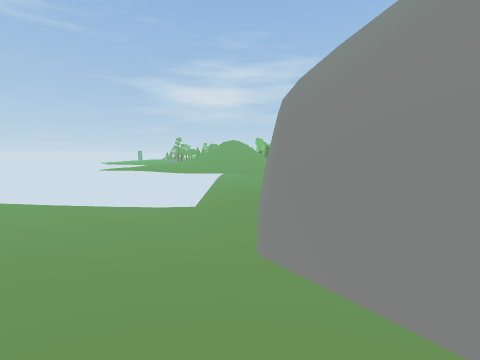
view 1 (above)

21 first-person views from a walk through a Unity game level. The camera is 1.2 m above the floor, tilts 6° down and sees 90° across. The floor is counted in squares, 1 m on a side. Each view is taken from the middle of a square. On the plan, view 1 faces up. The plan holds only what a view shows up to about 12 squares ahead; the rest is blank. The place goes on beyond the plan. Some animated figures are left out. Some surface patterns are stand-ins.

view 2
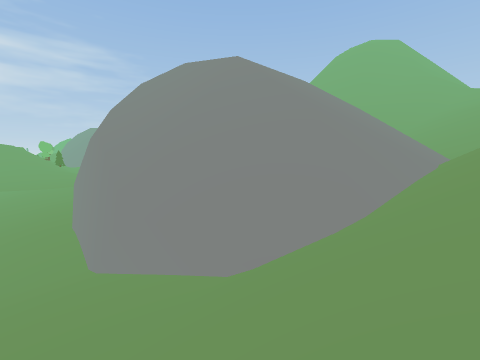

view 3
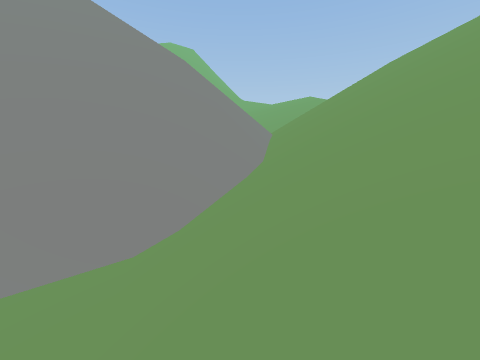

view 4
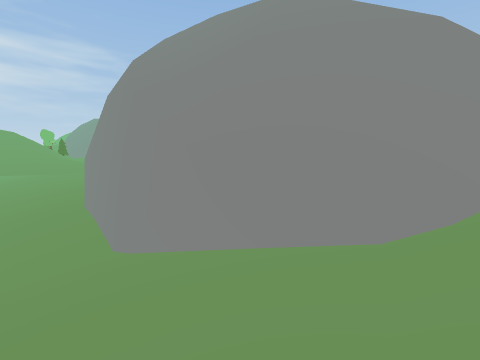

view 5
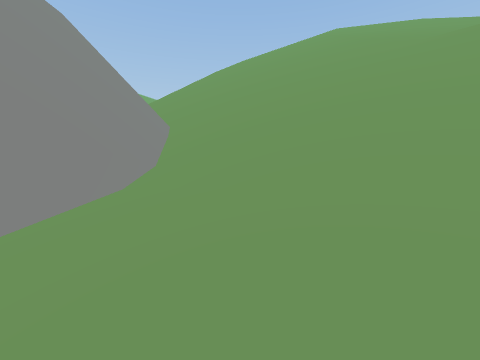

view 6
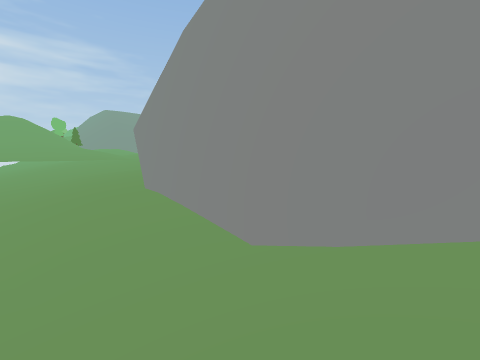

view 7
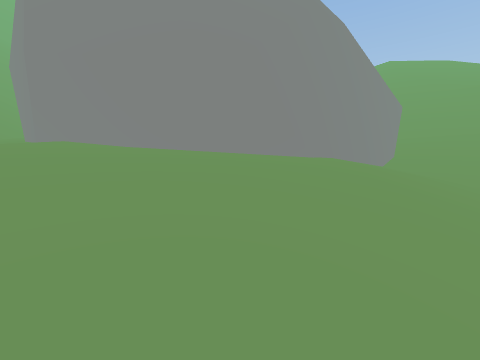

view 8
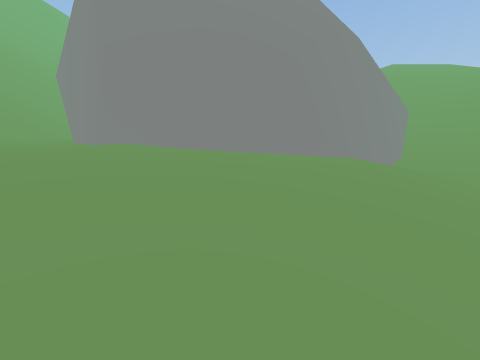

view 9
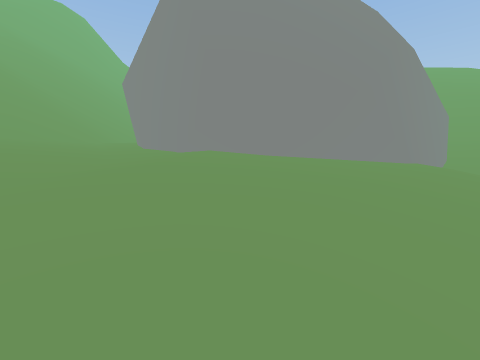

view 10
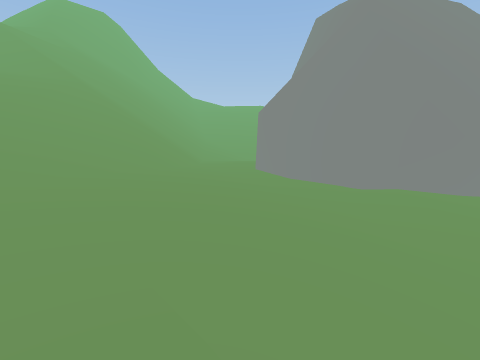

view 11
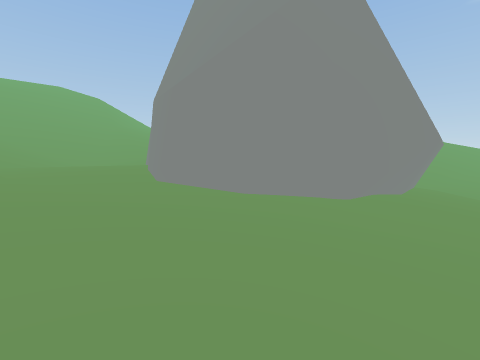

view 12
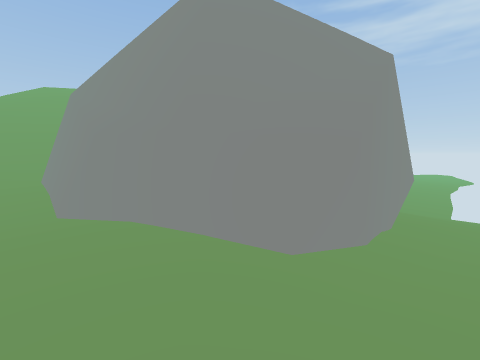

view 13
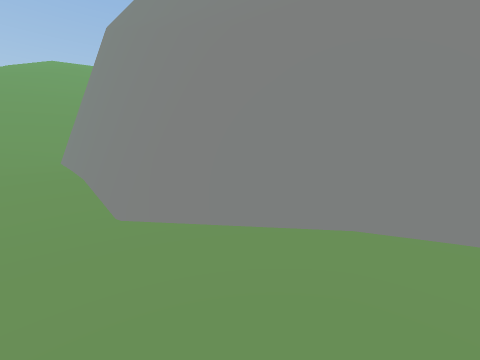

view 14
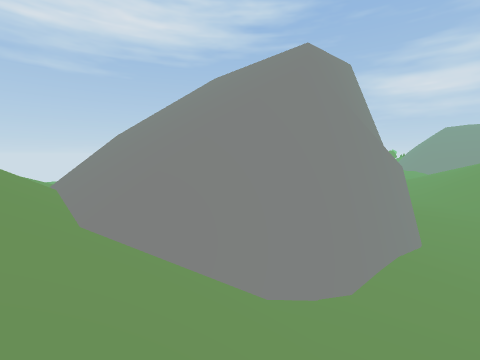

view 15
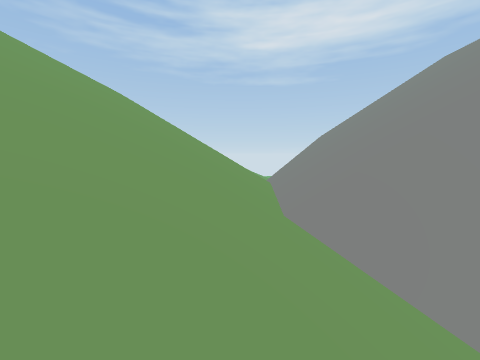

view 16
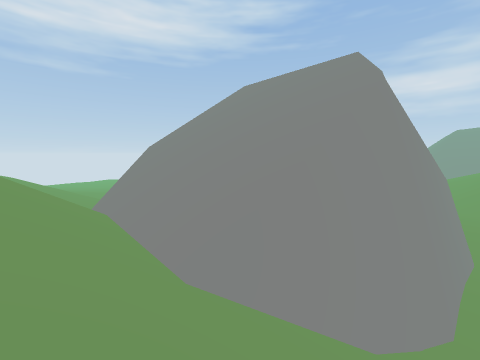

view 17
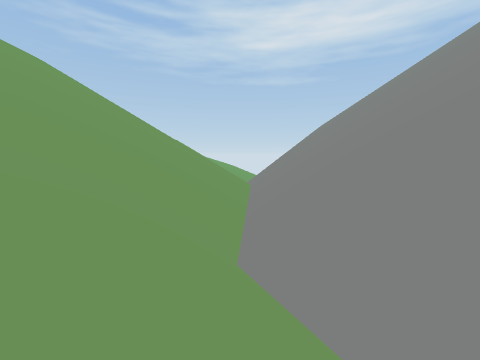

view 18
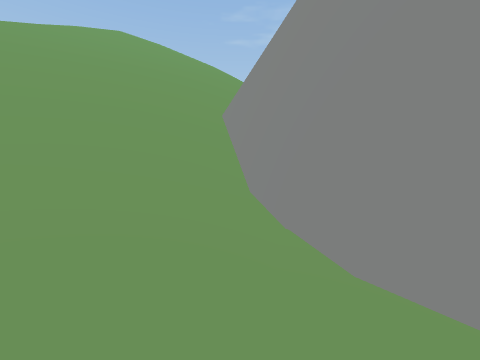

view 19
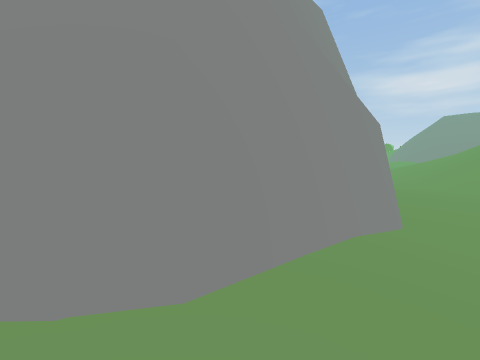

view 20
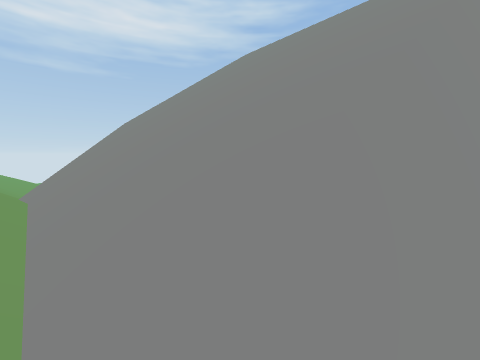

view 21
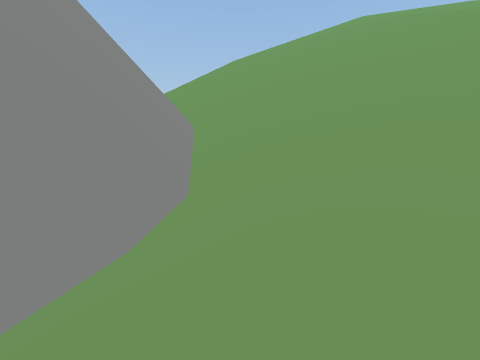

### Floor plan
Key: @ floor where view 1 was taken; # wall or solid block; . main floor; : floor 0.25 m higher than the main floor; - floor 0.5 m lower than the main floor; + floor 0.75 m higher than the main floor; * floor 1 m higher than the main floor; _ floor 1 m lower than the main floor; < floor 1.25 m lower than the main floor; % floor 1.5 m higher than the main floor; ( floor 1.75 m lower than the main floor; ! floor 2 m lower than the main floor; & floor 2.25 m higher than the main floor; / step, stairs or slope; = window, fence, low wall or low ledge; v drop or lower ground.
Columns run from 3 left of view 1 to 23 right of it. Each row starts with its distance up from view 1.
 36         .../....::////////
 35          =/-....::////////
 34          _--.....:://///
 33         ___--.....::///
 32         ___--.....:://
 31         ___--......::
 30   (((<______--.....:
 29   ((<<______---.....:
 28   ((<<_______--......:
 27 !(((<<_______---.....::   /
 26 !(((<________---......::
 25 !(((<____------.......::/
 24 !((<<____##########...:::/
 23 (((<<___####vv    ##::::::/
 22 (((<___### vv/vv   ##::++++
 21 (((<___## vv  /vvv  #:+++++
 20 /(<<__## vv    /vvv ##+++++
 19 //<<_## vv      /vv  #+++++
 18 //<__#  v         vv ##++++
 17 ///__# v           v  #++++
 16 ///<## v           vv #+++:
 15 //(<##v             v ##:::
 14 !/(<# v             v  #:::
 13 !((<#v// ///        vv ##::
 12 !(((#v//////        vv ##:.
 11 //((#v/////         vv ##::
 10 ////#//////          v ##+:
  9 ////#///////        vv ##++
  8 ///_#//////// //////vv ##++
  7 ///-#////////////////v ##++
  6 //../////////////////=v##*+
  5 //...#////////////////v##**
  4 /....#v///////////////v##*/
  3 /::::##vv/////////////v#/%/
  2 +++++/##vv////////////##///
  1 ++////#=### //////////##///
  0 ///@////=###=////////##///&
 -1 /////////##===///////#/////
 -2 ///////////////////////////
 -3 ///////////////////////////
 -4 ////////////// ////////////
 -5 ////////////// ////////////
 -6 ////////////// ////////////
 -7 ////////////// ////////////
 -8 ////////////// ////////////
 -9   //////////// ////////////
-10   ///////   //  ////  /////

Positions as (right, up) in squares from view 1, and headings:
1: (0, 0), facing up
2: (-2, -3), facing up-right
3: (-2, 0), facing right
4: (-2, 1), facing up-right
5: (-3, 4), facing down-right
6: (-3, 7), facing up-right
7: (-3, 25), facing down-right
8: (-3, 27), facing down-right
9: (-1, 30), facing down-right
10: (5, 36), facing down-right
11: (13, 33), facing down
12: (23, 27), facing down-left
13: (23, 18), facing down-left
14: (23, -3), facing up-left
15: (23, -3), facing left
16: (21, -4), facing up-left
17: (20, -2), facing left
18: (23, 4), facing down-left
19: (23, 2), facing up-left
20: (19, -2), facing up-left
21: (0, 3), facing down-right
